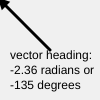
Frame 1 (no input)
Frame 60 (no input): identical to frame 1, image omitted
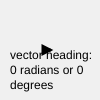
Frame 120 (the mouse pressed at the canvas centre since frame 60)

The p5.js sketch that drew these frames (run headless with seeded random() and noise() and a simulated clock; from frame 60 on, the mouse is pressed at the canvas centre):

// p5.js sketch
// ── sketch.js
function setup() {
	createCanvas(100, 100);
}

// blue vector is the normalized version of the red vector multipled by 35
// notice you can never shrink the blue vector to zero
function draw() {
  background(240);

  let v0 = createVector(50,50);
  let v1 = createVector(mouseX-50, mouseY-50);

  drawArrow(v0,v1,'black');

  noStroke();
  text('vector heading: ' + round(v1.heading()*100)/100 + ' radians or ' + round(degrees(v1.heading())*100)/100 + ' degrees',10,50,90,50);
}

// draws arrow between two vectors
function drawArrow(vec0, vec1, myColor) {
  stroke(myColor);
  strokeWeight(3);
  fill(myColor);
  push();
  translate(vec0.x, vec0.y);
  line(0, 0, vec1.x, vec1.y);
  rotate(vec1.heading());
  let arrowSize = 7;
  translate(vec1.mag() - arrowSize,0);
  triangle(0, arrowSize / 2, 0, -arrowSize / 2, arrowSize, 0);
  pop();
}
